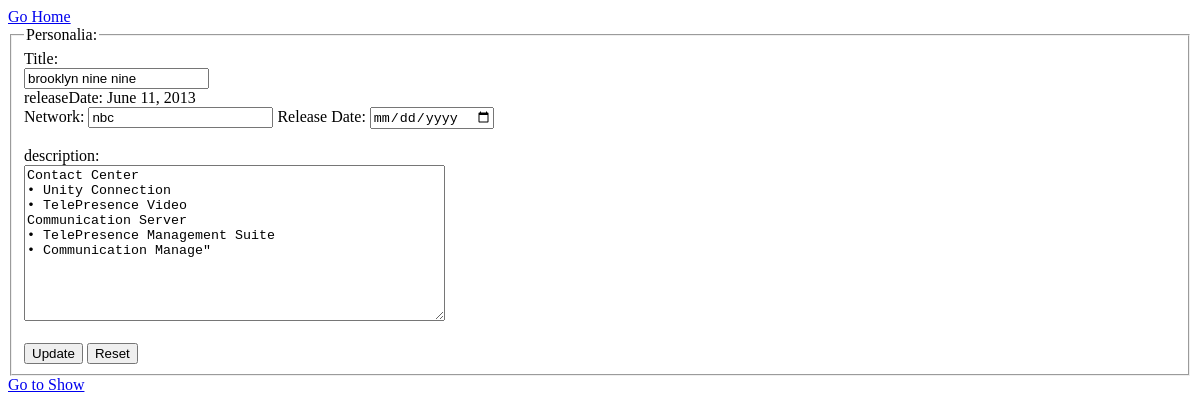
Screenshot of /edit/5 with the database file from the repository.
### appShows/models.py (models this page shows)
class Show(models.Model):
    title = models.CharField(max_length=255)
    network = models.CharField(max_length=255)
    releaseDate = models.DateField()
    description = models.TextField()
    createdAt = models.DateTimeField(auto_now_add=True)
    updatedAt = models.DateTimeField(auto_now=True)
    objects=ShowManager()

### appShows/views.py (the view)
# urls.py: path('edit/<int:showId>', views.editShow),
def editShow(request,showId):
    context={
        'thisShow' : Show.objects.get(id=showId)
    }
    return render(request,'showsEdit.html', context)

### appShows/templates/showsEdit.html (shortened to what this page needs)
<!DOCTYPE html>
<html lang="en">
<head>
    {% load static %}
	<link rel="stylesheet" href="{% static 'css/style.css' %}">
</head>
<body>
    <a href="/">Go Home</a>
    <form action="/updateShow/{{ thisShow.id }}" method="POST">
        <fieldset>
            <legend>Personalia:</legend>
            <label for="thisID">Title:</label><br>
            <input type="text" id="thisID" name="titleField" value="{{thisShow.title}}" autofocus required><br>
            releaseDate: {{thisShow.releaseDate}}
            <br>
            <label for="netID">Network:</label>
            <input type="text" id="netID" name="networkField" value="{{thisShow.network}}" required>
            <label for="releaseDate">Release Date:</label>
            <input type="date" id="releaseDate" name="releaseDateField" value="{{thisShow.releaseDate}}"><br><br>
            <label for="descID">description:</label><br>
            <textarea name="descriptionField" rows="10" cols="50" id="descID">{{thisShow.description}}"</textarea><br><br>
            <input type="submit" value="Update">
            <input type="reset" value="Reset">
        </fieldset>
    </form>
    <a href="/shows/{{ thisShow.id }}">Go to Show</a>
</body>
</html>

### rows the page displays
Show: titleField "brooklyn nine nine", releaseDate "June 11, 2013", networkField "nbc", descriptionField "Contact Center • Unity Connection • TelePresence Video Communication Server • TelePresence Management Suite • Communication Manage\""
